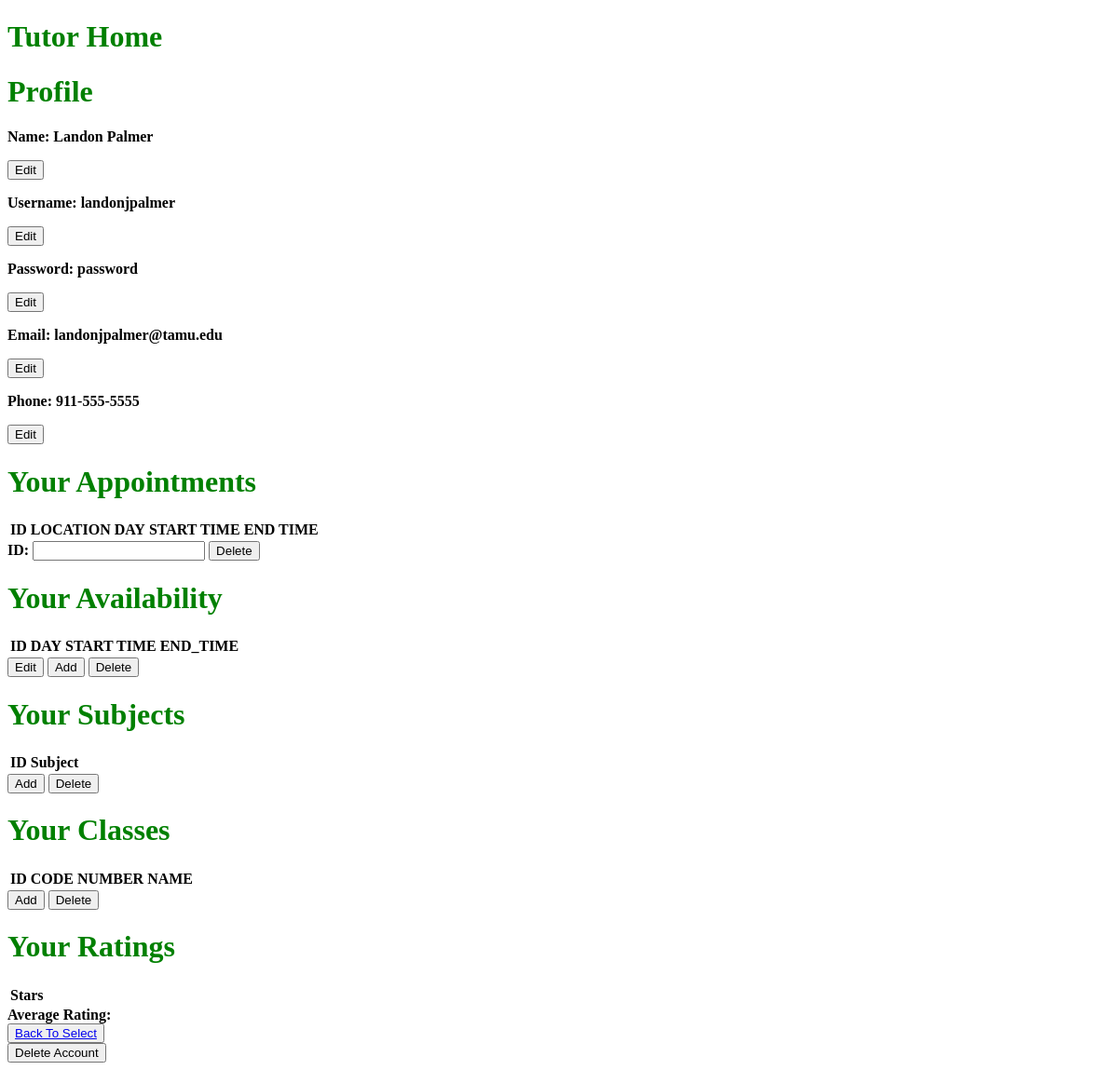
Page /tutor.php?user_id=1 on the earlier database version.
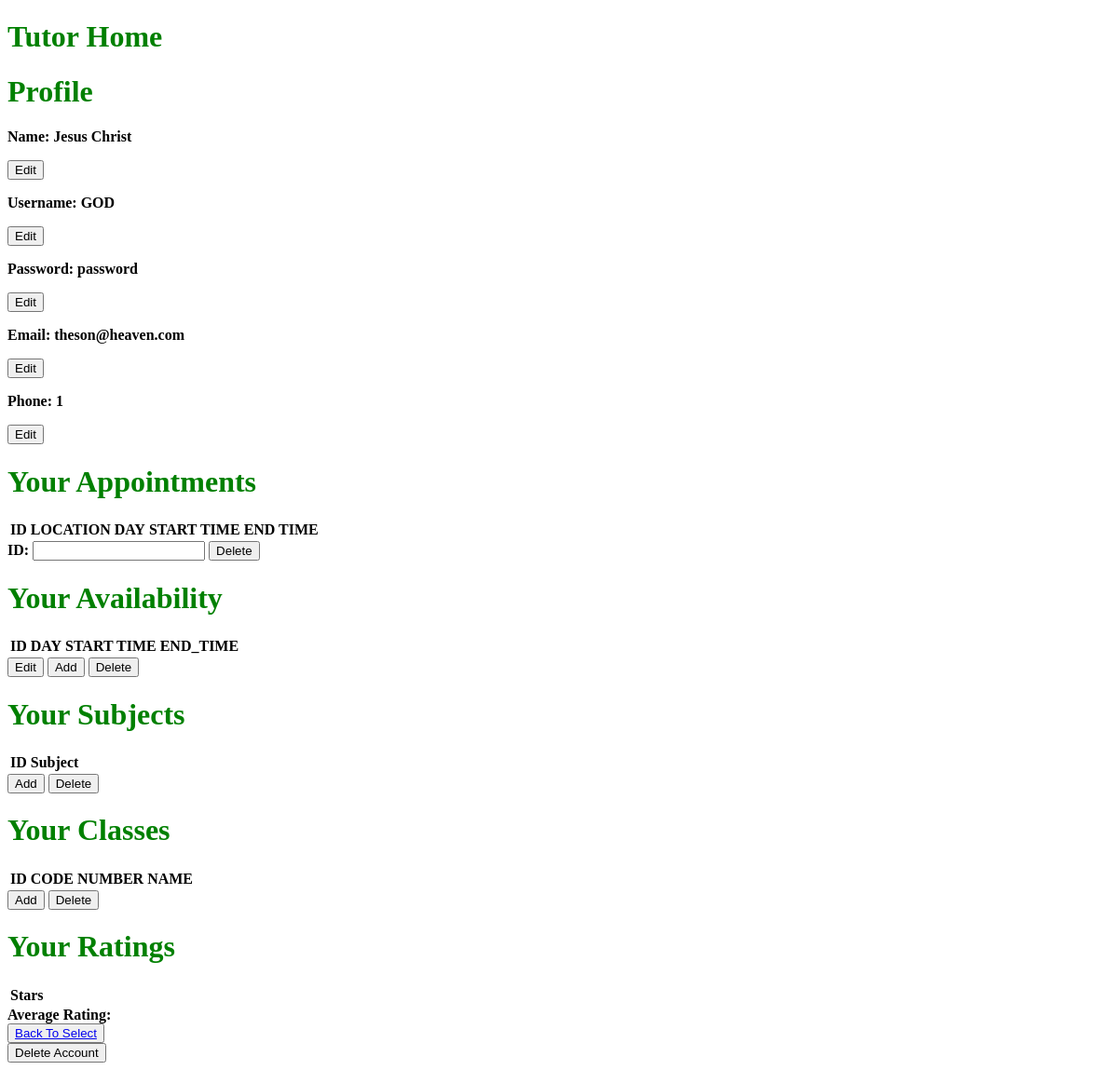
Same page on the later database version.
### tables this page shows
CREATE TABLE `user` (
  `USER_ID` int(50) NOT NULL,
  `USERNAME` varchar(50) NOT NULL,
  `PASSWORD` varchar(50) NOT NULL,
  `F_NAME` varchar(50) NOT NULL,
  `L_NAME` varchar(50) NOT NULL,
  `PHONE` varchar(50) NOT NULL,
  `EMAIL` varchar(50) NOT NULL,
  `IS_STUDENT` tinyint(1) NOT NULL,
  `IS_TUTOR` tinyint(1) NOT NULL,
  `IS_ADMIN` tinyint(1) NOT NULL
);

### tutor.php (the view, shortened to what this page needs)
<?php
  $user_id = $_GET['user_id'];
  $db_host = 'localhost';
  $db_user = 'root';
  $db_password = 'root';
  $db_db = 'tutor_app';
  $mysqli = new mysqli(
    $db_host,
    $db_user,
    $db_password,
    $db_db
  );
  $profile_query = "SELECT USERNAME, PASSWORD, F_NAME, L_NAME, PHONE, EMAIL\n"
    . "FROM `user`\n"
    . "WHERE `USER_ID`=$user_id";
  $profile = $mysqli->query($profile_query);
  function edit_button($elem){
    echo "<button onclick=\"show('$elem');show('" . $elem . "_Entry');show('" . $elem . "_Submit');\">Edit</button><br>";
  }
  ?>
<!DOCTYPE html>
<html>
<head>
</head>
<body>
    <h1>Tutor Home</h1>
    <h1>Profile</h1>
    <p><?php
        $profile_info = $profile->fetch_array(MYSQLI_ASSOC);
        echo "<p><strong>Name: " . $profile_info["F_NAME"] . " " . $profile_info["L_NAME"] . "</p>";
        ?>
        <button onclick="show('F_Name');show('F_Name_Entry');show('L_Name');show('L_Name_Entry');show('Name_Submit');">Edit</button><br>
        <?php
        echo "<p><strong>Username: </strong> " . $profile_info["USERNAME"] . "</p>";
        edit_button("Username");
        echo "<p><strong>Password: </strong> " . $profile_info["PASSWORD"] . "</p>";
        echo "<p><strong>Email: </strong> " . $profile_info["EMAIL"] . "</p>";
        echo "<p><strong>Phone: </strong>" . $profile_info["PHONE"] . "</p>";
      ?>
  </p>
    <h1>Your Appointments</h1>
    <p><?php
    echo "<table>";
    echo "<tr>";
    echo "<th>ID</th>";
    echo "<th>LOCATION</th>";
    echo "<th>DAY</th>";
    echo "<th>START TIME</th>";
    echo "<th>END TIME</th>";
    echo "</table>";
    ?>
    <form name = "form" action="" method="post">
            <label id="App_ID" for="App_ID" >ID:</label>
            <input id="App_ID_Entry" name="App_ID" type="text">
            <input id="App_Delete" type="submit" value="Delete">
    </form>
    </p>
    <h1>Your Availability</h1>
    <?php
    echo "<table>";
    echo "<tr>";
    echo "<th>ID</th>";
    echo "<th>DAY</th>";
    echo "<th>START TIME</th>";
    echo "<th>END_TIME</th>";
    echo "</table>";
    ?>
    <button onclick="show('ID');show('ID_Entry');show('Day');show('Day_Entry');show('Start_Time');show('Start_Time_Entry');show('End_Time');show('End_Time_Entry');show('Ava_Edit');">Edit</button>
    <button onclick="show('Day');show('Day_Entry');show('Start_Time');show('Start_Time_Entry');show('End_Time');show('End_Time_Entry');show('Ava_Add');">Add</button>
    <button onclick="show('ID');show('ID_Entry');show('Ava_Delete');">Delete</button>
    <h1>Your Subjects</h1>
    <?php
    echo "<table>";
    echo "<tr>";
    echo "<th>ID</th>";
    echo "<th>Subject</th>";
    echo "</table>";
    ?>
    <button onclick="show('Subject');show('Subject_Entry');show('Sub_Add');">Add</button>
    <button onclick="show('Sub_ID');show('Sub_ID_Entry');show('Sub_Delete');">Delete</button>
    <h1>Your Classes</h1>
    <?php
    echo "<table>";
    echo "<tr>";
    echo "<th>ID</th>";
    echo "<th>CODE</th>";
    echo "<th>NUMBER</th>";
    echo "<th>NAME</th>";
    echo "</table>";
    ?>
    <button onclick="show('Code');show('Code_Entry');show('Number');show('Number_Entry');show('Name');show('Name_Entry');show('Class_Add');">Add</button>
    <button onclick="show('Class_ID');show('Class_ID_Entry');show('Class_Delete');">Delete</button>
    <h1>Your Ratings</h1>
    <?php
    echo "<table>";
    echo "<tr>";
    echo "<th>Stars</th>";
    echo "</table>";
    echo "Average Rating: ";
    ?>
    <br>
    <button><a href=<?php echo "/select.php?user_id=".$user_id?>>Back To Select</a></button>
    <form name = "form" action="" method="post">
        <input type="submit" name="Delete" value="Delete Account">
    </form>
</body>
</html>

Differences in the rows shown:
changed user "password": F_NAME "Landon" → "Jesus"; L_NAME "Palmer" → "Christ"; USERNAME "landonjpalmer" → "GOD"; EMAIL "landonjpalmer@tamu.edu" → "theson@heaven.com"; PHONE "911-555-5555" → "1"
